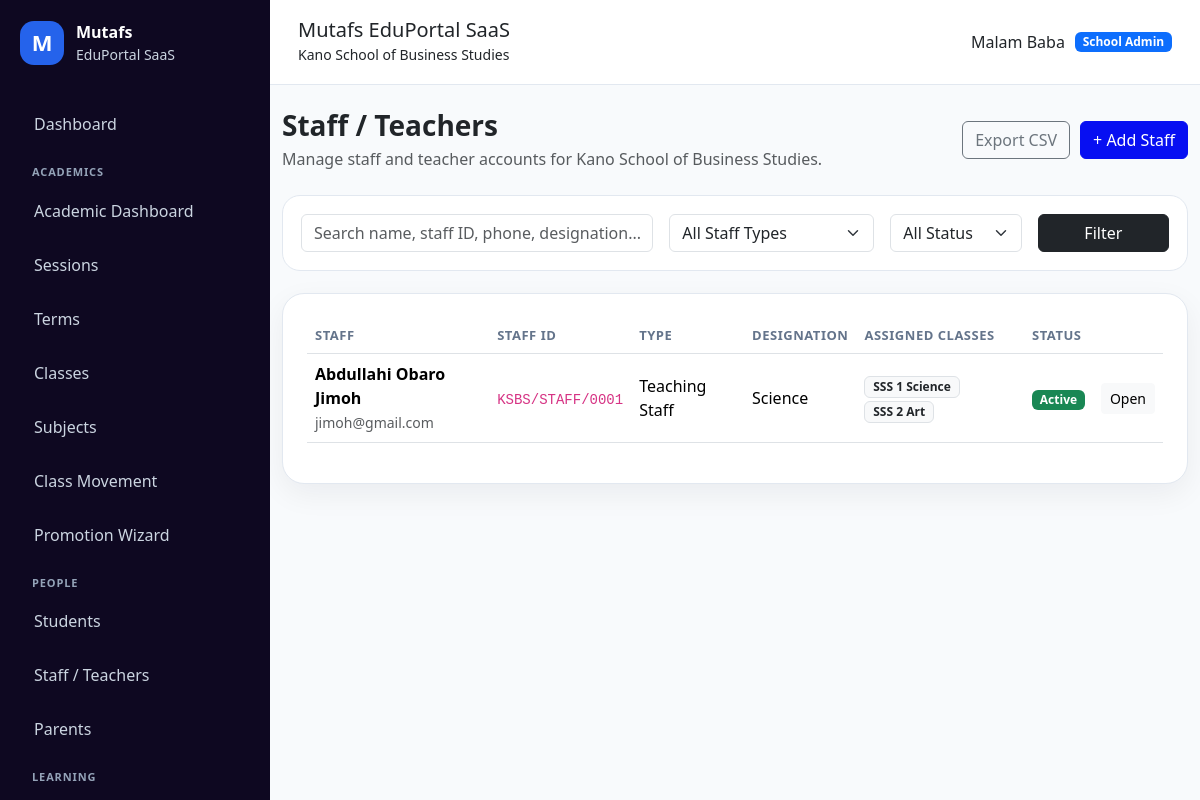
The app's page /staffs/ (signed in) with its own data.
### apps/schools/models.py (models this page shows, shortened)
class School(models.Model):
    class SubscriptionStatus(models.TextChoices):
        TRIAL = "TRIAL", "Trial"
        ACTIVE = "ACTIVE", "Active"
        EXPIRED = "EXPIRED", "Expired"
        SUSPENDED = "SUSPENDED", "Suspended"
    name = models.CharField(max_length=255)
    slug = models.SlugField(max_length=255, unique=True, db_index=True)
    portal_subpath = models.SlugField(
        max_length=255,
        unique=True,
        help_text="Public portal path, e.g. berachah-school",
    )
    code = models.CharField(max_length=50, unique=True, db_index=True)
    email = models.EmailField(blank=True)
    phone = models.CharField(max_length=30, blank=True)
    address = models.TextField(blank=True)
    logo = models.ImageField(upload_to="school_logos/", blank=True, null=True)
    result_stamp = models.ImageField(
        upload_to="school_stamps/",
        blank=True,
        null=True,
    )
    is_active = models.BooleanField(default=True)
    is_verified = models.BooleanField(default=False)
    subscription_status = models.CharField(
        max_length=20,
        choices=SubscriptionStatus.choices,
        default=SubscriptionStatus.TRIAL,
        db_index=True,
    )
    subscription_start_date = models.DateField(null=True, blank=True)
    subscription_end_date = models.DateField(null=True, blank=True)
    result_checker_enabled = models.BooleanField(default=True)
    cbt_enabled = models.BooleanField(default=True)
    finance_enabled = models.BooleanField(default=True)
    parent_portal_enabled = models.BooleanField(default=True)
    custom_domain = models.CharField(
        max_length=255,
        blank=True,
        db_index=True,
        help_text="Example: schoolname.com",
    )
    subdomain = models.SlugField(
        max_length=100,
        blank=True,
        db_index=True,
        help_text="Example: brightstar",
    )
    primary_color = models.CharField(
        max_length=20,
        default="#2563eb",
    )
    secondary_color = models.CharField(
        max_length=20,
        default="#0f172a",
    )
    accent_color = models.CharField(
        max_length=20,
        default="#22c55e",
    )
    maintenance_mode = models.BooleanField(default=False)
    maintenance_message = models.TextField(
        blank=True,
        default="This school portal is temporarily under maintenance.",
    )
    storage_limit_mb = models.PositiveIntegerField(default=500)
    allow_custom_branding = models.BooleanField(default=True)
    created_at = models.DateTimeField(auto_now_add=True)
    updated_at = models.DateTimeField(auto_now=True)
    class Meta:
        ordering = ["name"]
        indexes = [
            models.Index(fields=["slug"]),
            models.Index(fields=["portal_subpath"]),
            models.Index(fields=["subscription_status"]),
            models.Index(fields=["is_active"]),
        ]
    @property
    def is_subscription_expired(self):
        if not self.subscription_end_date:
            return False
        return timezone.localdate() > self.subscription_end_date

### apps/accounts/models.py (models this page shows, shortened)
class User(AbstractUser):
    class Role(models.TextChoices):
        SUPER_ADMIN = "SUPER_ADMIN", "Super Admin"
        SCHOOL_ADMIN = "SCHOOL_ADMIN", "School Admin"
        TEACHER = "TEACHER", "Teacher"
        STUDENT = "STUDENT", "Student"
        PARENT = "PARENT", "Parent/Guardian"
    email = models.EmailField(unique=True)
    role = models.CharField(
        max_length=30,
        choices=Role.choices,
        default=Role.STUDENT,
        db_index=True,
    )
    school = models.ForeignKey(
        "schools.School",
        on_delete=models.SET_NULL,
        null=True,
        blank=True,
        related_name="users",
    )
    phone = models.CharField(max_length=30, blank=True)
    profile_picture = models.ImageField(
        upload_to="profiles/",
        blank=True,
        null=True,
    )
    must_change_password = models.BooleanField(default=False)
    last_login_ip = models.GenericIPAddressField(null=True, blank=True)
    last_activity_at = models.DateTimeField(null=True, blank=True)
    failed_login_attempts = models.PositiveIntegerField(default=0)
    created_at = models.DateTimeField(auto_now_add=True)
    updated_at = models.DateTimeField(auto_now=True)
    REQUIRED_FIELDS = ["email"]
    class Meta:
        indexes = [
            models.Index(fields=["role"]),
            models.Index(fields=["school", "role"]),
            models.Index(fields=["email"]),
        ]
    @property
    def is_super_admin(self):
        return self.role == self.Role.SUPER_ADMIN
    @property
    def is_school_admin(self):
        return self.role == self.Role.SCHOOL_ADMIN
    @property
    def is_teacher(self):
        return self.role == self.Role.TEACHER
    @property
    def is_student(self):
        return self.role == self.Role.STUDENT
    @property
    def is_parent(self):
        return self.role == self.Role.PARENT

### apps/staffs/models.py (models this page shows, shortened)
class StaffProfile(models.Model):
    class StaffType(models.TextChoices):
        TEACHING = "TEACHING", "Teaching Staff"
        NON_TEACHING = "NON_TEACHING", "Non-Teaching Staff"
    class Gender(models.TextChoices):
        MALE = "MALE", "Male"
        FEMALE = "FEMALE", "Female"
    class Status(models.TextChoices):
        ACTIVE = "ACTIVE", "Active"
        SUSPENDED = "SUSPENDED", "Suspended"
        RESIGNED = "RESIGNED", "Resigned"
        TERMINATED = "TERMINATED", "Terminated"
    user = models.OneToOneField(
        settings.AUTH_USER_MODEL,
        on_delete=models.CASCADE,
        related_name="staff_profile",
    )
    school = models.ForeignKey(
        "schools.School",
        on_delete=models.CASCADE,
        related_name="staff_members",
    )
    staff_type = models.CharField(
        max_length=20,
        choices=StaffType.choices,
        default=StaffType.TEACHING,
    )
    staff_id = models.CharField(max_length=50, unique=True, db_index=True)
    gender = models.CharField(max_length=10, choices=Gender.choices)
    phone = models.CharField(max_length=30, blank=True)
    address = models.TextField(blank=True)
    designation = models.CharField(max_length=150, blank=True)
    qualification = models.CharField(max_length=150, blank=True)
    assigned_classes = models.ManyToManyField(
        "academics.SchoolClass",
        related_name="assigned_staff",
        blank=True,
    )
    assigned_subjects = models.ManyToManyField(
        "academics.Subject",
        related_name="assigned_staff",
        blank=True,
    )
    passport = models.ImageField(upload_to="staff_passports/", blank=True, null=True)
    employment_date = models.DateField(null=True, blank=True)
    status = models.CharField(max_length=20, choices=Status.choices, default=Status.ACTIVE)
    created_at = models.DateTimeField(auto_now_add=True)
    updated_at = models.DateTimeField(auto_now=True)
    class Meta:
        ordering = ["user__first_name", "user__last_name"]
        indexes = [
            models.Index(fields=["school", "staff_type"]),
            models.Index(fields=["school", "status"]),
            models.Index(fields=["staff_id"]),
        ]
    @property
    def full_name(self):
        return self.user.get_full_name() or self.user.username

### apps/academics/models.py (models this page shows, shortened)
class SchoolClass(models.Model):
    class Category(models.TextChoices):
        NURSERY = "NURSERY", "Nursery"
        PRIMARY = "PRIMARY", "Primary"
        JSS = "JSS", "Junior Secondary"
        SSS = "SSS", "Senior Secondary"
    school = models.ForeignKey(
        "schools.School",
        on_delete=models.CASCADE,
        related_name="classes",
    )
    name = models.CharField(max_length=100)
    category = models.CharField(max_length=20, choices=Category.choices)
    position_order = models.PositiveIntegerField(default=0)
    is_active = models.BooleanField(default=True)
    created_at = models.DateTimeField(auto_now_add=True)
    class Meta:
        ordering = ["position_order", "name"]
        unique_together = ("school", "name")

### apps/staffs/views.py (the view, shortened to what this page needs)
# urls.py: path("", views.staff_list, name="staff_list"),
@login_required
@role_required(User.Role.SCHOOL_ADMIN)
def staff_list(request):
    school = get_user_school(request)
    query = request.GET.get("q", "").strip()
    staff_type = request.GET.get("type", "").strip()
    status = request.GET.get("status", "").strip()
    staffs = StaffProfile.objects.filter(
        school=school,
    ).select_related("user").prefetch_related("assigned_classes", "assigned_subjects")
    if staff_type:
        staffs = staffs.filter(staff_type=staff_type)
    if status:
        staffs = staffs.filter(status=status)
    return render(request, "staffs/staff_list.html", {
        "staffs": staffs,
        "query": query,
        "staff_type": staff_type,
        "status": status,
        "staff_types": StaffProfile.StaffType.choices,
        "statuses": StaffProfile.Status.choices,
    })

### apps/core/context_processors.py (called while the page is built)
def global_context(request):
    user = getattr(request, "user", None)
    current_school = None
    subscription_expired = False
    if user and user.is_authenticated:
        current_school = getattr(user, "school", None)
        subscription_expired = getattr(request, "subscription_expired", False)
    return {
        "APP_NAME": "Mutafs EduPortal SaaS",
        "COMPANY_NAME": "Mutafs Global Technology",
        "current_school": current_school,
        "subscription_expired": subscription_expired,
    }

### apps/messaging/context_processors.py (called while the page is built)
def unread_messages_count(request):
    if not request.user.is_authenticated:
        return {
            "global_unread_messages_count": 0,
        }
    count = MessageReadStatus.objects.filter(
        user=request.user,
        is_read=False,
    ).count()
    return {
        "global_unread_messages_count": count,
    }

### apps/notifications/context_processors.py (called while the page is built)
def notification_context(request):
    if not request.user.is_authenticated:
        return {}
    notifications = UserNotification.objects.select_related(
        "announcement"
    ).filter(
        user=request.user,
        announcement__is_active=True,
        announcement__publish_at__lte=timezone.now(),
        is_read=False,
    )[:5]
    return {
        "global_notifications": notifications,
        "global_unread_notifications_count": notifications.count(),
    }

### apps/schools/context_processors.py (called while the page is built)
def tenant_context(request):
    school = None
    if request.user.is_authenticated:
        school = getattr(request.user, "school", None)
    return {
        "tenant_school": school,
    }

### apps/staffs/views.py (called while the page is built)
def get_user_school(request):
    return request.user.school

### templates/staffs/staff_list.html (shortened to what this page needs)
{% extends "base.html" %}
{% block content %}
<div class="d-flex flex-wrap justify-content-between align-items-center mb-4 gap-2">
    <div>
        <h3 class="fw-bold mb-1">Staff / Teachers</h3>
        <p class="text-muted mb-0">Manage staff and teacher accounts for {{ current_school.name }}.</p>
    </div>
    <div class="page-actions">
        <a href="{% url 'staff_export_csv' %}" class="btn btn-outline-secondary">Export CSV</a>
        <a href="{% url 'staff_create' %}" class="btn btn-primary">+ Add Staff</a>
    </div>
</div>
<div class="filter-card">
    <form method="get" class="row g-3">
        <div class="col-md-5">
            <input
                type="text"
                name="q"
                value="{{ query }}"
                class="form-control"
                placeholder="Search name, staff ID, phone, designation..."
            >
        </div>
        <div class="col-md-3">
            <select name="type" class="form-select">
                <option value="">All Staff Types</option>
            </select>
        </div>
        <div class="col-md-2">
            <select name="status" class="form-select">
                <option value="">All Status</option>
            </select>
        </div>
        <div class="col-md-2 d-grid">
            <button class="btn btn-dark">Filter</button>
        </div>
    </form>
</div>
<div class="content-card">
    <div class="table-responsive">
        <table class="table align-middle">
            <thead>
                <tr>
                    <th>Staff</th>
                    <th>Staff ID</th>
                    <th>Type</th>
                    <th>Designation</th>
                    <th>Assigned Classes</th>
                    <th>Status</th>
                    <th></th>
                </tr>
            </thead>
            <tbody>
                {% for staff in staffs %}
                    <tr>
                        <td>
                            <strong>{{ staff.full_name }}</strong><br>
                            <small class="text-muted">{{ staff.user.email }}</small>
                        </td>
                        <td><code>{{ staff.staff_id }}</code></td>
                        <td>{{ staff.get_staff_type_display }}</td>
                        <td>{{ staff.designation|default:"—" }}</td>
                        <td>
                            {% for class in staff.assigned_classes.all %}
                                <span class="badge bg-light text-dark border">{{ class.name }}</span>
                            {% empty %}
                                <span class="text-muted">None</span>
                            {% endfor %}
                        </td>
                        <td>
                            {% if staff.status == "ACTIVE" %}
                                <span class="badge bg-success">Active</span>
                            {% elif staff.status == "SUSPENDED" %}
                                <span class="badge bg-warning text-dark">Suspended</span>
                            {% else %}
                                <span class="badge bg-secondary">{{ staff.get_status_display }}</span>
                            {% endif %}
                        </td>
                        <td class="text-end">
                            <a href="{% url 'staff_detail' staff.pk %}" class="btn btn-sm btn-light">Open</a>
                        </td>
                    </tr>
                {% empty %}
                    <tr>
                        <td colspan="7" class="text-center text-muted py-4">
                            No staff found.
                        </td>
                    </tr>
                {% endfor %}
            </tbody>
        </table>
    </div>
</div>
{% endblock %}

### templates/partials/navbar.html
<header class="topbar">
    <div>
        <h5 class="mb-0">{{ APP_NAME }}</h5>
        {% if current_school %}
            <small>{{ current_school.name }}</small>
        {% else %}
            <small>{{ COMPANY_NAME }}</small>
        {% endif %}
    </div>
    <div class="topbar-user">
        {% if request.user.is_authenticated %}
            <span>{{ request.user.get_full_name|default:request.user.username }}</span>
            <span class="badge bg-primary">{{ request.user.get_role_display }}</span>
        {% endif %}
    </div>
</header>

### static/css/dashboard.css (style rules this page uses)
:root { --primary: #2563eb; --dark: #0f172a; --muted: #64748b; --bg: #f8fafc; --card: #ffffff; --border: #e2e8f0; }
body { background: var(--bg); font-family: system-ui, -apple-system, BlinkMacSystemFont, "Segoe UI", sans-serif; }
.topbar { background: white; border-bottom: 1px solid var(--border); padding: 18px 28px; display: flex; justify-content: space-between; align-items: center; }
.topbar-user { display: flex; gap: 10px; align-items: center; }
.content-card { background: #ffffff; border: 1px solid var(--border); border-radius: 22px; padding: 24px; box-shadow: 0 10px 30px rgba(15, 23, 42, 0.06); }
.table thead th { color: #64748b; font-size: 13px; text-transform: uppercase; letter-spacing: 0.04em; }
.page-actions { display: flex; gap: 10px; flex-wrap: wrap; }
.filter-card { background: #ffffff; border: 1px solid var(--border); border-radius: 18px; padding: 18px; margin-bottom: 22px; }

### records on screen
School: name "Kano School of Business Studies"
User: user.get_full_name "Malam Baba", user.role "School Admin"
StaffProfile: full_name "Abdullahi Obaro Jimoh", user.email "jimoh@gmail.com", staff_id "KSBS/STAFF/0001", staff_type "Teaching Staff", designation "Science", status "Active"
SchoolClass: name "SSS 1 Science"
SchoolClass: name "SSS 2 Art"

### other values on screen
{{ APP_NAME }} "Mutafs EduPortal SaaS"
